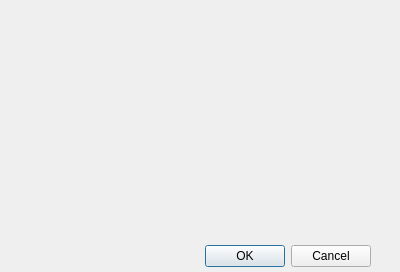
<?xml version="1.0" encoding="UTF-8"?>
<ui version="4.0">
 <class>Dialog</class>
 <widget class="QDialog" name="Dialog">
  <property name="geometry">
   <rect>
    <x>0</x>
    <y>0</y>
    <width>400</width>
    <height>272</height>
   </rect>
  </property>
  <property name="windowTitle">
   <string>Dialog</string>
  </property>
  <widget class="QDialogButtonBox" name="buttonBox">
   <property name="geometry">
    <rect>
     <x>30</x>
     <y>240</y>
     <width>341</width>
     <height>32</height>
    </rect>
   </property>
   <property name="orientation">
    <enum>Qt::Horizontal</enum>
   </property>
   <property name="standardButtons">
    <set>QDialogButtonBox::Cancel|QDialogButtonBox::Ok</set>
   </property>
  </widget>
 </widget>
 <resources/>
 <connections>
  <connection>
   <sender>buttonBox</sender>
   <signal>accepted()</signal>
   <receiver>Dialog</receiver>
   <slot>accept()</slot>
   <hints>
    <hint type="sourcelabel">
     <x>248</x>
     <y>254</y>
    </hint>
    <hint type="destinationlabel">
     <x>157</x>
     <y>274</y>
    </hint>
   </hints>
  </connection>
  <connection>
   <sender>buttonBox</sender>
   <signal>rejected()</signal>
   <receiver>Dialog</receiver>
   <slot>reject()</slot>
   <hints>
    <hint type="sourcelabel">
     <x>316</x>
     <y>260</y>
    </hint>
    <hint type="destinationlabel">
     <x>286</x>
     <y>274</y>
    </hint>
   </hints>
  </connection>
 </connections>
</ui>
